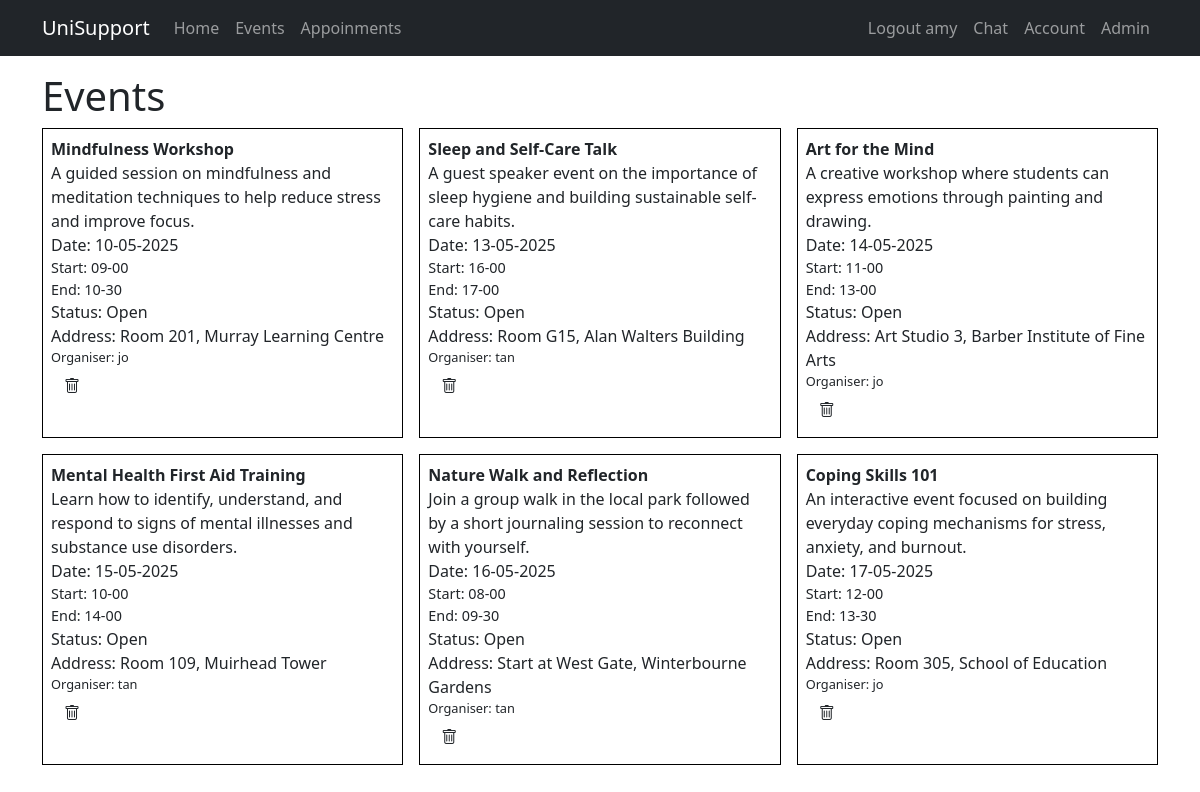
The page /events (signed in) on the database its author committed.
### app/models.py (models this page shows, shortened)
@dataclass
class User(UserMixin, db.Model):
    __tablename__ = 'users'
    id: so.Mapped[int] = so.mapped_column(primary_key=True)
    email: so.Mapped[str] = so.mapped_column(sa.String(120), index=True, unique=True)
    username: so.Mapped[str] = so.mapped_column(sa.String(64), index=True, unique=True)
    password_hash: so.Mapped[Optional[str]] = so.mapped_column(sa.String(256))
    role: so.Mapped[str] = so.mapped_column(sa.String(10), default="Normal")
    events: so.Mapped[list['Event']] = relationship(back_populates='user', cascade='all, delete-orphan')
    appointments: so.Mapped[list['Appointment']] = relationship(back_populates='user', cascade='all, delete-orphan')
    logs: so.Mapped[list['BookingLog']] = relationship(back_populates='user', cascade='all, delete-orphan')
    enrollments: so.Mapped[list['Enrollment']] = relationship(back_populates='user', cascade='all, delete-orphan')
    user_type: Mapped[str] = so.mapped_column(sa.String(64), default="user")
    __mapper_args__ = {
        "polymorphic_identity": "user",
        "polymorphic_on": user_type
    }

class Event(db.Model):
    __tablename__ = 'events'
    id: so.Mapped[int] = so.mapped_column(primary_key=True)
    title: so.Mapped[str] = so.mapped_column(sa.String(64), unique=True)
    text: so.Mapped[str] = so.mapped_column(sa.String(3200))
    username: so.Mapped[str] = so.mapped_column(ForeignKey('users.username'), index=True)
    user: so.Mapped['User'] = relationship(back_populates='events')
    status: so.Mapped[str] = so.mapped_column(sa.String(64),default='Open')
    date: so.Mapped[str] = so.mapped_column(sa.String(64),default='None')
    start_time: so.Mapped[str] = so.mapped_column(sa.String(64),default='None')
    end_time: so.Mapped[str] = so.mapped_column(sa.String(64),default='None')
    address: so.Mapped[str] = so.mapped_column(sa.String(256))

### app/views.py (the view)
@app.route('/events',  methods=['GET', 'POST'])
@login_required
def events():
    choose_form = ChooseForm()
    q = db.select(Event)
    list_of_events = db.session.scalars(q)
    return render_template('events.html', title="Events", list_of_events = list_of_events, choose_form = choose_form)

### app/models.py (called while the page is built)
@login.user_loader
def load_user(id):
    return db.session.get(User, int(id))

### app/templates/events.html (shortened to what this page needs)
{% extends "base.html" %}
{% block content %}
<h1>Events</h1>
<div style="display: grid; grid-template-columns: repeat(3, 1fr); gap:16px;">
    {% for event in list_of_events %}
             <div style="border: 1px solid black; padding: 8px;">
              <div><strong>{{event.title}}</strong></div>
              <div>{{event.text}}</div>
                 <div>Date: {{event.date}}</div>
                 <div style="font-size: 0.9em;">Start: {{event.start_time}}</div>
                 <div style="font-size: 0.9em;">End: {{event.end_time}}</div>
                 <div>Status: {{event.status}}</div>
                 <div>Address: {{event.address}}</div>
                  <div style="font-size: 0.8em;">Organiser: {{event.username}}</div>
                 {% if current_user.role == "Admin" %}
                 <div style = "display: flex"> <form action="{{ url_for('delete_event_') }}" method="post">
                    <button class="btn" type="submit">
                        <i class="bi bi-trash"></i>
                    </button>
                 </form></div>
                 {% endif %}
             </div>
    {% endfor %}
</div>
{% endblock %}

### app/templates/base.html (shortened to what this page needs)
<!doctype html>
<html lang="en">
<head>
    <link
            href="https://cdn.jsdelivr.net/npm/bootstrap@5.3.3/dist/css/bootstrap.min.css"
            rel="stylesheet"
>
    <link rel="stylesheet" href="https://cdn.jsdelivr.net/npm/bootstrap-icons@1.11.3/font/bootstrap-icons.min.css">
</head>
<body>
<nav class="navbar navbar-expand-sm bg-dark" data-bs-theme="dark">
    <div class="container">
        <a class="navbar-brand" href="{{ url_for('home') }}">UniSupport</a>
        <div class="collapse navbar-collapse" id="navbarSupportedContent">
            <ul class="navbar-nav me-auto mb-2 mb-lg-0">
                <li class="nav-item">
                    <a class="nav-link" aria-current="page" href="{{ url_for('home') }}">Home</a>
                </li>
                <li class="nav-item">
                    <a class="nav-link" aria-current="page" href="{{ url_for('events') }}">Events</a>
                </li>
                <li class="nav-item">
                    <a class="nav-link" aria-current="page" href="{{ url_for('appointments') }}">Appoinments</a>
                </li>
            </ul>
            <ul class="navbar-nav mb-2 mb-lg-0">
                {% if current_user.is_anonymous %}
                <li class="nav-item">
                    <a class="nav-link" aria-current="page" href="{{ url_for('login') }}">Login</a>
                </li>
                <li class="nav-item">
                    <a class="nav-link" aria-current="page" href="{{ url_for('register_email') }}">Register</a>
                </li>
                {% else %}
                <li class="nav-item">
                    <a class="nav-link" aria-current="page" href="{{ url_for('logout') }}">Logout {{ current_user.username }}</a>
                </li>
                <li class="nav-item">
                    <a class="nav-link" aria-current="page" href="{{ url_for('chat') }}">Chat</a>
                </li>
                <li class="nav-item">
                    <a class="nav-link" aria-current="page" href="{{ url_for('account') }}">Account</a>
                </li>
                {% if current_user.is_authenticated and current_user.role == "Admin" %}
                <li class="nav-item">
                    <a class="nav-link" aria-current="page" href="{{ url_for('admin') }}">Admin</a>
                </li>
                {% endif %}
                {% endif %}
            </ul>
        </div>
    </div>
</nav>
<div class="container">
    {% block content %}{% endblock content %}
</div>
</body>
</html>

### rows shown on the page
User: username "amy"
Event: title "Mindfulness Workshop", text "A guided session on mindfulness and meditation techniques to help reduce stress and improve focus.", date "10-05-2025", start_time "09-00", end_time "10-30", status "Open", address "Room 201, Murray Learning Centre", username "jo"
Event: title "Sleep and Self-Care Talk", text "A guest speaker event on the importance of sleep hygiene and building sustainable self-care habits.", date "13-05-2025", start_time "16-00", end_time "17-00", status "Open", address "Room G15, Alan Walters Building", username "tan"
Event: title "Art for the Mind", text "A creative workshop where students can express emotions through painting and drawing.", date "14-05-2025", start_time "11-00", end_time "13-00", status "Open", address "Art Studio 3, Barber Institute of Fine Arts", username "jo"
Event: title "Mental Health First Aid Training", text "Learn how to identify, understand, and respond to signs of mental illnesses and substance use disorders.", date "15-05-2025", start_time "10-00", end_time "14-00", status "Open", address "Room 109, Muirhead Tower", username "tan"
Event: title "Nature Walk and Reflection", text "Join a group walk in the local park followed by a short journaling session to reconnect with yourself.", date "16-05-2025", start_time "08-00", end_time "09-30", status "Open", address "Start at West Gate, Winterbourne Gardens", username "tan"
Event: title "Coping Skills 101", text "An interactive event focused on building everyday coping mechanisms for stress, anxiety, and burnout.", date "17-05-2025", start_time "12-00", end_time "13-30", status "Open", address "Room 305, School of Education", username "jo"
